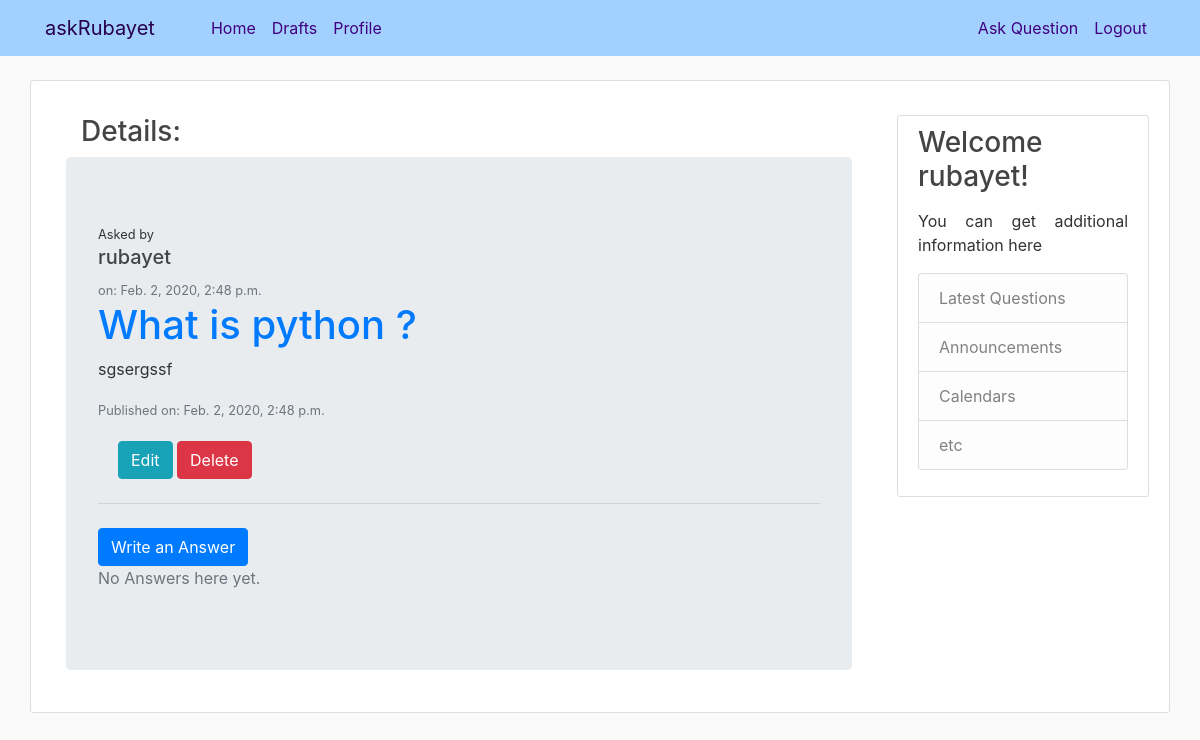
Page /question/1/ (signed in) on the earlier database version.
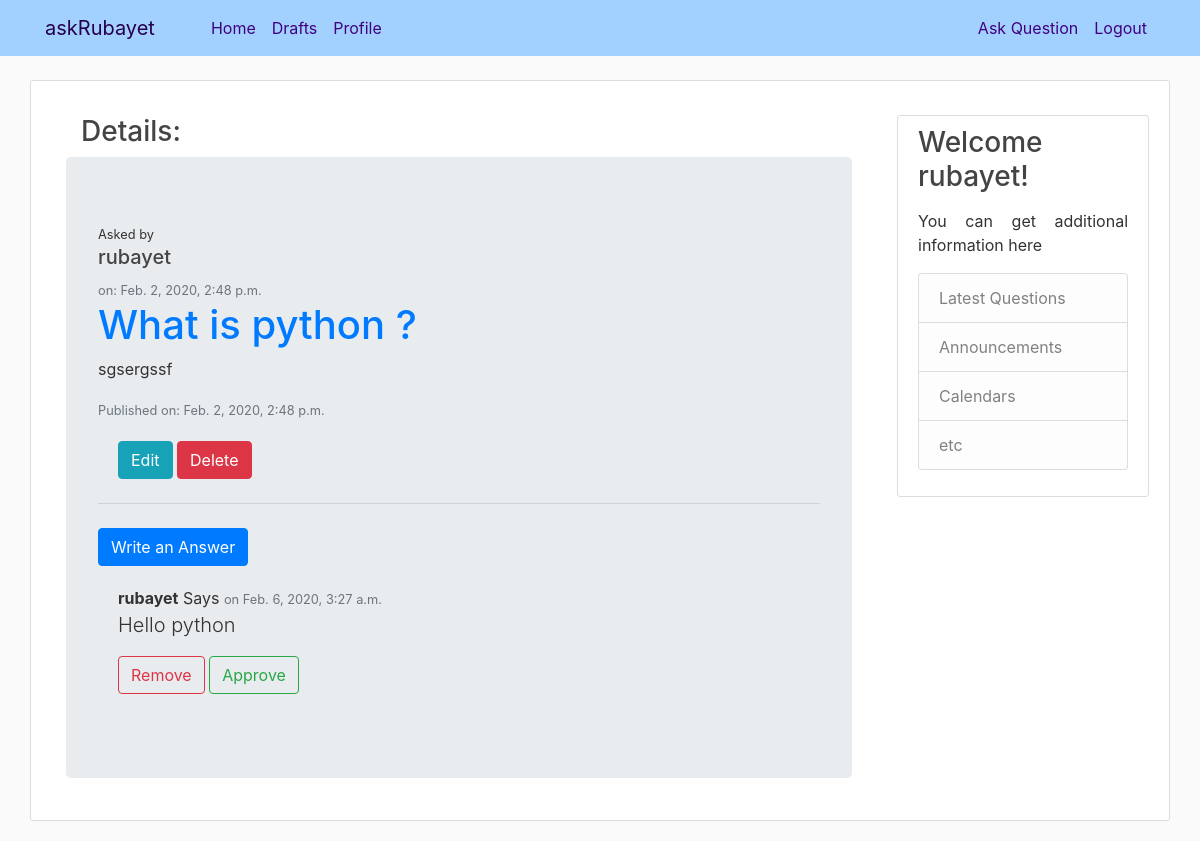
Same page on the later database version.
### ask/models.py (models this page shows, shortened)
class Answer(models.Model):
    question            = models.ForeignKey('ask.question', on_delete=models.CASCADE, related_name='answer')
    author              = models.ForeignKey(settings.AUTH_USER_MODEL, on_delete=models.CASCADE)
    text                = models.TextField()
    created_date        = models.DateTimeField(default=timezone.now)
    approved_answer     = models.BooleanField(default=False)

### ask/views.py (the view)
# urls.py: path('question/<int:pk>/', views.ques_detail, name = 'ques_detail'),
def ques_detail(request, pk):
    que = get_object_or_404(Question, pk=pk)
    return render(request, 'ask/ques_detail.html', {'que': que})

### ask/templates/ask/ques_detail.html (shortened to what this page needs)
{% extends "ask/base.html" %}
{% block content %}
<div class="container">
  <h3 class="container">Details:</h3>
  <div class="jumbotron">
    <small>Asked by</small>
    {% if que.author.first_name %}
      <h5>{{ que.author.first_name }}</h5>
    {% else %}
      <h5>{{ que.author }}</h5>
    {% endif %}
    <small class="text-muted"> on: {{ que.created_date }}</small>
    <h1 class="display-5"><a href="{% url 'ques_detail' pk=que.pk %}">{{ que.title }}</a></h1>
    <p>{{ que.optional_description|linebreaksbr }}</p>
    {% if que.published_date %}
      <small class="text-muted">Published on: {{ que.published_date }}</small>
    {% endif %}
    <div class="answer">
    {% if user.is_authenticated %}
      <a class="btn btn-info" href="{% url 'ques_edit' pk=que.pk %}">
        <span class="glyphicon glyphicon-pencil">Edit</span></a>
      <a class="btn btn-danger" href="{% url 'ques_remove' pk=que.pk %}">
        <span class="glyphicon glyphicon-remove">Delete</span></a>
    {% endif %}
  </div>
    {% if que.published_date %}
      <hr class="my-4">
      <a class="btn btn-primary" href="{% url 'add_answer_to_que' pk=que.pk %}">
        Write an Answer</a>
      {% for ans in que.answer.all %}
        {% if user.is_authenticated or ans.approved_answer %}
        <div class="answer">
          <strong>{{ ans.author }}</strong> Says
          <small class="text-muted">on {{ ans.created_date }} </small>
          <p class="lead">{{ ans.text }}</p>
          <div class="date">
            {% if not ans.approved_answer %}
              <a class="btn btn-outline-danger" href="{% url 'answer_remove' pk=ans.pk %}">Remove</a>
              <a class="btn btn-outline-success" href="{% url 'answer_approve' pk=ans.pk %}">Approve</a>
            {% endif %}
          </div>
        </div>
        {% endif %}
      {% empty %}
        <p class="text-muted">No Answers here yet.</p>
      {% endfor %}
    {% endif %}
  </div>
</div>
{% endblock content %}

Differences in the rows shown:
added Answer: author "rubayet", created_date "Feb. 6, 2020, 3:27 a.m.", text "Hello python", approved_answer "Remove"
Other differences:
text no longer shown: "No Answers here yet."
